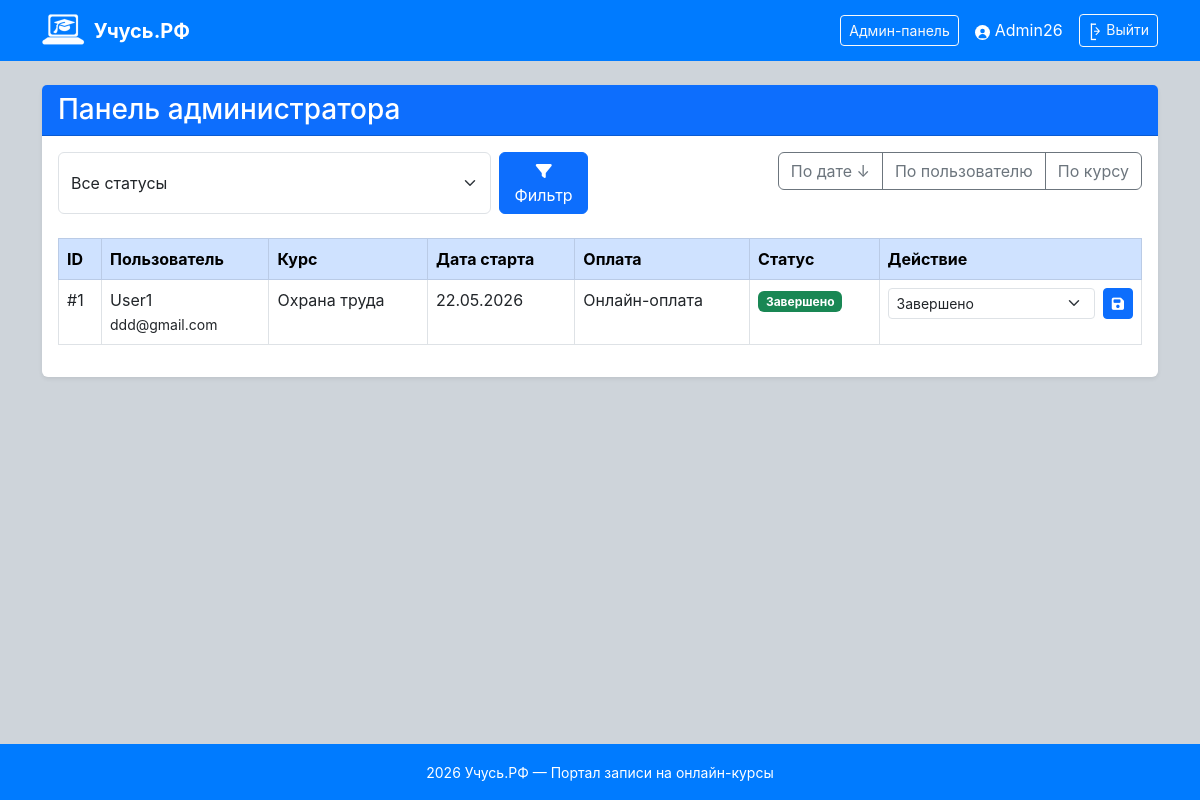
The page /admin-panel/ (signed in) on the database as committed earlier.
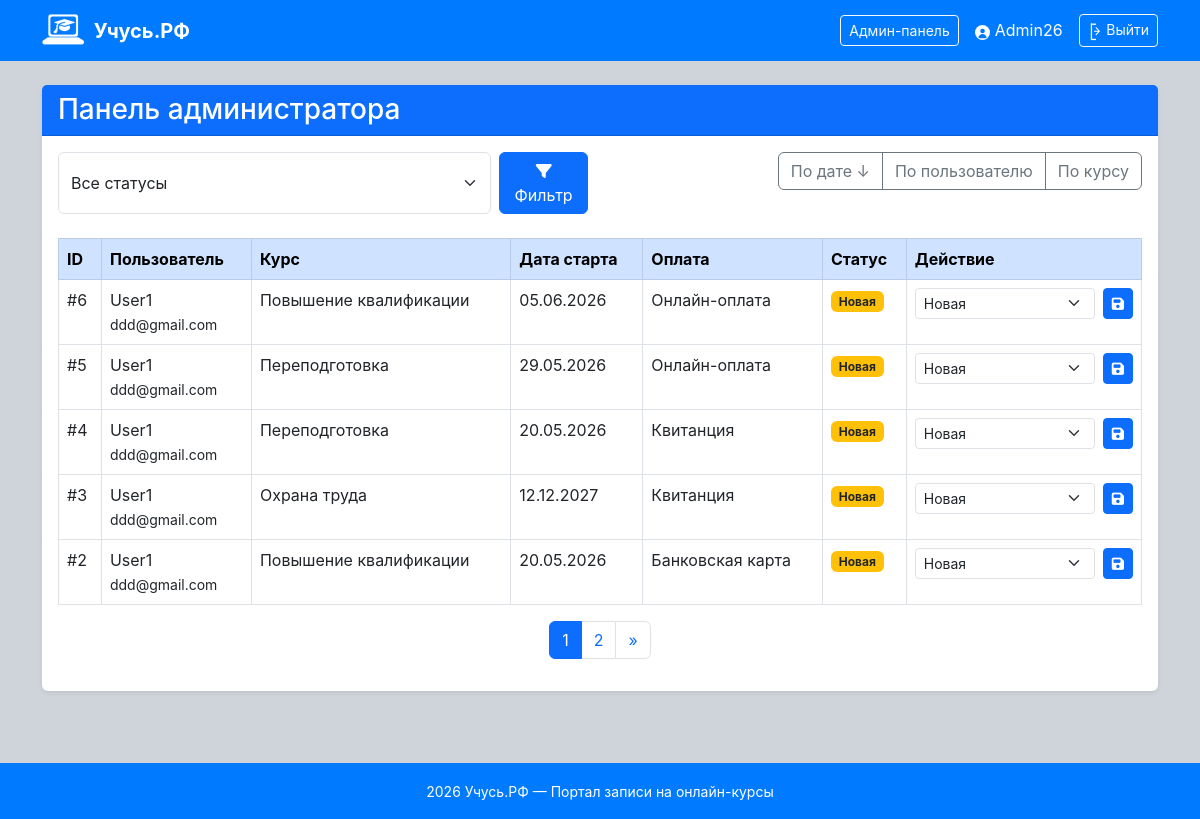
The same page on the database as committed later.
### courses/models.py (models this page shows, shortened)
class CourseRequest(models.Model):
    COURSE_TYPES = [
        ('qualification', 'Повышение квалификации'),
        ('retraining', 'Переподготовка'),
        ('safety', 'Охрана труда'),
    ]
    PAYMENT_METHODS = [
        ('card', 'Банковская карта'),
        ('online', 'Онлайн-оплата'),
        ('receipt', 'Квитанция'),
    ]
    STATUSES = [
        ('new', 'Новая'),
        ('in_progress', 'Идёт обучение'),
        ('completed', 'Обучение завершено'),
    ]
    user = models.ForeignKey(User, on_delete=models.CASCADE, related_name='requests')
    course_type = models.CharField(max_length=20, choices=COURSE_TYPES)
    start_date = models.DateField()
    payment_method = models.CharField(max_length=20, choices=PAYMENT_METHODS)
    status = models.CharField(max_length=20, choices=STATUSES, default='new')
    created_at = models.DateTimeField(auto_now_add=True)

### courses/views.py (the view, shortened to what this page needs)
# urls.py: path('admin-panel/', views.admin_panel, name='admin_panel'),
@login_required
@user_passes_test(is_admin26)
def admin_panel(request):
    requests_list = CourseRequest.objects.all().order_by('-created_at')
    status_filter = request.GET.get('status', '')
    if status_filter:
        requests_list = requests_list.filter(status=status_filter)
    sort_by = request.GET.get('sort', '-created_at')
    if sort_by == 'user':
        requests_list = requests_list.order_by('user__username')
    elif sort_by == 'course':
        requests_list = requests_list.order_by('course_type')
    elif sort_by == 'date':
        requests_list = requests_list.order_by('start_date')
    elif sort_by == '-created_at':
        requests_list = requests_list.order_by('-created_at')
    else:
        requests_list = requests_list.order_by(sort_by)
    paginator = Paginator(requests_list, 5)
    page_number = request.GET.get('page')
    requests_page = paginator.get_page(page_number)
    return render(request, 'admin_panel.html', {
        'requests': requests_page,
        'current_status': status_filter,
        'current_sort': sort_by,
    })

### courses/views.py (called while the page is built)
def is_admin26(user):
    return user.username == 'Admin26'

### templates/admin_panel.html (shortened to what this page needs)
{% extends 'base.html' %}
{% block content %}
<div class="row">
    <div class="col-12">
        <div class="card shadow-sm">
            <div class="card-header bg-primary text-white">
                <h1 class="h3 mb-0">Панель администратора</h1>
            </div>
            <div class="card-body">
                <div class="row mb-4">
                    <div class="col-md-6">
                        <form method="get" class="d-flex gap-2">
                            <select name="status" class="form-select">
                                <option value="">Все статусы</option>
                            </select>
                            <button type="submit" class="btn btn-primary">
                                <i class="fas fa-filter"></i> Фильтр
                            </button>
                        </form>
                    </div>
                    <div class="col-md-6 text-md-end">
                        <div class="btn-group">
                            <a href="?sort=-created_at" class="btn btn-outline-secondary">По дате ↓</a>
                            <a href="?sort=user" class="btn btn-outline-secondary">По пользователю</a>
                            <a href="?sort=course_type" class="btn btn-outline-secondary">По курсу</a>
                        </div>
                    </div>
                </div>
                <div class="table-responsive">
                    <table class="table table-hover table-bordered">
                        <thead class="table-primary">
                            <tr>
                                <th>ID</th>
                                <th>Пользователь</th>
                                <th>Курс</th>
                                <th>Дата старта</th>
                                <th>Оплата</th>
                                <th>Статус</th>
                                <th>Действие</th>
                            </tr>
                        </thead>
                        <tbody>
                            {% for req in requests %}
                            <tr>
                                <td>#{{ req.id }}</td>
                                <td>{{ req.user.username }}<br><small>{{ req.user.email }}</small></td>
                                <td>{{ req.get_course_type_display }}</td>
                                <td>{{ req.start_date|date:"d.m.Y" }}</td>
                                <td>{{ req.get_payment_method_display }}</td>
                                <td>
                                    {% if req.status == 'new' %}
                                        <span class="badge bg-warning text-dark">Новая</span>
                                    {% elif req.status == 'in_progress' %}
                                        <span class="badge bg-info">Идёт обучение</span>
                                    {% else %}
                                        <span class="badge bg-success">Завершено</span>
                                    {% endif %}
                                 </td>
                                <td>
                                    <form method="post" class="status-form">
                                        <div class="d-flex gap-2">
                                            <select name="status" class="form-select form-select-sm">
                                                <option value="new" {% if req.status == 'new' %}selected{% endif %}>Новая</option>
                                                <option value="completed" {% if req.status == 'completed' %}selected{% endif %}>Завершено</option>
                                            </select>
                                            <button type="submit" class="btn btn-sm btn-primary">
                                                <i class="fas fa-save"></i>
                                            </button>
                                        </div>
                                    </form>
                                 </td>
                             </tr>
                            {% empty %}
                            <tr>
                                <td colspan="7" class="text-center">Нет заявок</td>
                             </tr>
                            {% endfor %}
                        </tbody>
                    </table>
                </div>
                {% if requests.has_other_pages %}
                <nav>
                    <ul class="pagination justify-content-center">
                        {% for num in requests.paginator.page_range %}
                            <li class="page-item {% if requests.number == num %}active{% endif %}">
                                <a class="page-link" href="?page={{ num }}{% if current_status %}&status={{ current_status }}{% endif %}">{{ num }}</a>
                            </li>
                        {% endfor %}
                        {% if requests.has_next %}
                            <li class="page-item"><a class="page-link" href="?page={{ requests.next_page_number }}{% if current_status %}&status={{ current_status }}{% endif %}">»</a></li>
                        {% endif %}
                    </ul>
                </nav>
                {% endif %}
            </div>
        </div>
    </div>
</div>
{% endblock %}

### templates/base.html (shortened to what this page needs)
<!DOCTYPE html>
<html lang="ru">
<head>
    <link href="https://cdn.jsdelivr.net/npm/bootstrap@5.3.0/dist/css/bootstrap.min.css" rel="stylesheet">
    <link rel="stylesheet" href="https://cdnjs.cloudflare.com/ajax/libs/font-awesome/6.4.0/css/all.min.css">
    {% load static %}
    <link rel="stylesheet" href="{% static 'css/style.css' %}">
</head>
<body>
    <nav class="navbar navbar-expand-lg navbar-dark">
        <div class="container">
            <a class="navbar-brand d-flex align-items-center gap-2" href="{% url 'dashboard' %}">
                 <img src="{% static 'images/logo.svg' %}" alt="Логотип" height="35">
                <span class="fw-bold">Учусь.РФ</span>
            </a>
            {% if user.is_authenticated %}
            <div class="ms-auto d-flex align-items-center gap-3">
                {% if user.username == 'Admin26' %}
                    <a href="{% url 'admin_panel' %}" class="btn btn-outline-light btn-sm">
                        Админ-панель
                    </a>
                {% endif %}
                <span class="text-white">
                   <img src="{% static 'images/User.svg' %}" alt="Пользователь" height="15">
                    {{ user.username }}
                </span>
                <a href="{% url 'logout' %}" class="btn btn-outline-light btn-sm">
                    <img src="{% static 'images/Exit.svg' %}" alt="Выход" height="20">
                    Выйти
                </a>
            </div>
            {% endif %}
        </div>
    </nav>
    <main class="container my-4">
        {% block content %}{% endblock %}
    </main>
    <footer class="text-white text-center py-3 mt-5">
        <div class="container">
            <small>
               2026 Учусь.РФ — Портал записи на онлайн-курсы
            </small>
        </div>
    </footer>
</body>
</html>

### static/css/style.css (style rules this page uses)
html, body { height: 100%; margin: 0; padding: 0; }
body { font-size: 16px; background-color: #ced4da; font-family: 'Inter'; display: flex; flex-direction: column; min-height: 100vh; }
main.container { flex: 1 0 auto; }
.navbar { background-color: #007bff; }
footer { flex-shrink: 0; margin-top: auto; background-color: #007bff; }
h1, .display-6 { font-family: 'Inter' font-size: 36px; font-weight: 600; }
.btn { transition: all 0.3s ease; }
.card { transition: transform 0.2s ease, box-shadow 0.2s ease; border: none; }
input, select, textarea { transition: all 0.2s ease; }

Rows that differ between the two databases and show on the page:
no longer on this page (row unchanged): CourseRequest: id "1", user.username "User1", user.email "ddd@gmail.com", course_type "Охрана труда", start_date "22.05.2026", payment_method "Онлайн-оплата", shows "Завершено", status "Завершено"
added CourseRequest: id "6", user.username "User1", user.email "ddd@gmail.com", course_type "Повышение квалификации", start_date "05.06.2026", payment_method "Онлайн-оплата", shows "Новая", status "Новая"
added CourseRequest: id "5", user.username "User1", user.email "ddd@gmail.com", course_type "Переподготовка", start_date "29.05.2026", payment_method "Онлайн-оплата", shows "Новая", status "Новая"
added CourseRequest: id "4", user.username "User1", user.email "ddd@gmail.com", course_type "Переподготовка", start_date "20.05.2026", payment_method "Квитанция", shows "Новая", status "Новая"
added CourseRequest: id "3", user.username "User1", user.email "ddd@gmail.com", course_type "Охрана труда", start_date "12.12.2027", payment_method "Квитанция", shows "Новая", status "Новая"
added CourseRequest: id "2", user.username "User1", user.email "ddd@gmail.com", course_type "Повышение квалификации", start_date "20.05.2026", payment_method "Банковская карта", shows "Новая", status "Новая"
Other text that changed with them:
new list line: "1"
new list line: "2"
